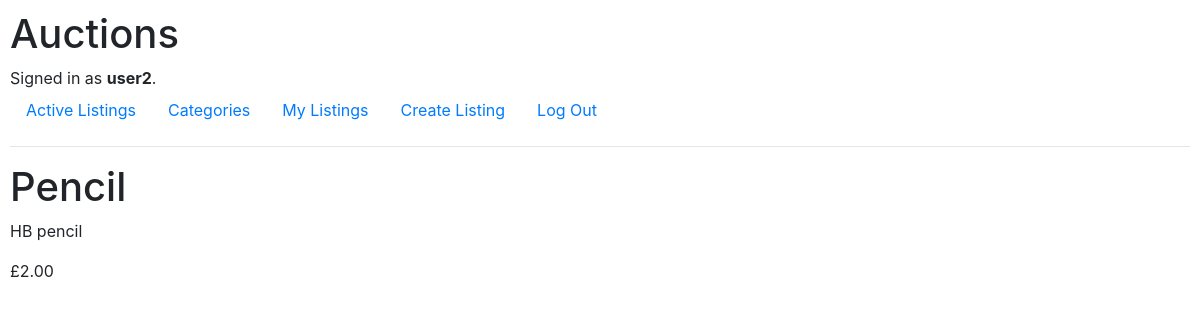
/listing/4 (signed in), run on the app's committed database.
### auctions/models.py (models this page shows, shortened)
class User(AbstractUser):
    pass

class Listing(models.Model):
    title = models.TextField()
    description = models.TextField()
    categories = models.ManyToManyField('Category', related_name='listings', blank=True)
    user = models.ManyToManyField(User, related_name="listings")
    price = models.DecimalField(max_digits=1000, decimal_places=2)

### auctions/views.py (the view)
# urls.py: path("listing/<int:listing_id>", views.view_listing, name="view_listing"),
def view_listing(request, listing_id):
    listing = Listing.objects.get(pk=listing_id)
    return render(request, ("auctions/view_listing.html"), {
        "listing": listing
    })

### auctions/templates/auctions/view_listing.html
{% extends "auctions/layout.html" %}
{% block body %}
  <h1>{{ listing.title }}</h1>
  <p>{{ listing.description }}</p>
  <p>£{{ listing.price}}</p>
{% endblock %}

### auctions/templates/auctions/layout.html (shortened to what this page needs)
{% load static %}
<!DOCTYPE html>
<html lang="en">
    <head>
        <link rel="stylesheet" href="https://stackpath.bootstrapcdn.com/bootstrap/4.4.1/css/bootstrap.min.css">
        <link href="{% static 'auctions/styles.css' %}" rel="stylesheet">
    </head>
    <body>
        <h1>Auctions</h1>
        <div>
            {% if user.is_authenticated %}
                Signed in as <strong>{{ user.username }}</strong>.
            {% else %}
                Not signed in.
            {% endif %}
        </div>
        <ul class="nav">
            <li class="nav-item">
                <a class="nav-link" href="{% url 'index' %}">Active Listings</a>
            </li>
            <li class="nav-item">
              <a href="{% url 'categories'%}" class="nav-link">Categories</a>
            </li>
            {% if user.is_authenticated %}
                <li class="nav-item">
                  <a href="{% url 'my_listings' %}" class="nav-link">My Listings</a>
                </li>
                <li class="nav-item">
                  <a href="{% url 'new_listing' %}" class="nav-link">Create Listing</a>
                </li>
                <li class="nav-item">
                  <a class="nav-link" href="{% url 'logout' %}">Log Out</a>
                </li>
            {% endif %}
        </ul>
        <hr>
        {% block body %}
        {% endblock %}
    </body>
</html>

### auctions/static/auctions/styles.css (style rules this page uses)
body { padding: 10px; }

### data on the page
User: username "user2"
Listing: title "Pencil", description "HB pencil", price "2.00"
